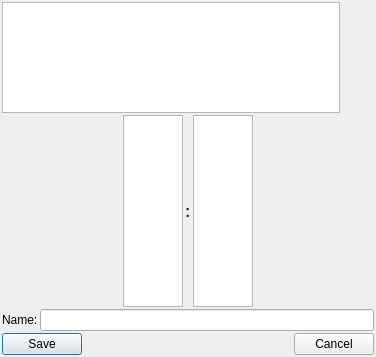
<?xml version="1.0" encoding="UTF-8"?>
<ui version="4.0">
 <class>CTimerManager</class>
 <widget class="QDialog" name="CTimerManager">
  <property name="geometry">
   <rect>
    <x>0</x>
    <y>0</y>
    <width>376</width>
    <height>357</height>
   </rect>
  </property>
  <property name="windowTitle">
   <string>Timer</string>
  </property>
  <layout class="QVBoxLayout" name="verticalLayout_2">
   <property name="spacing">
    <number>2</number>
   </property>
   <property name="leftMargin">
    <number>2</number>
   </property>
   <property name="topMargin">
    <number>2</number>
   </property>
   <property name="rightMargin">
    <number>2</number>
   </property>
   <property name="bottomMargin">
    <number>2</number>
   </property>
   <item>
    <layout class="QHBoxLayout" name="horizontalLayout_4">
     <item>
      <widget class="QTreeWidget" name="m_timers">
       <property name="font">
        <font>
         <family>Georgia</family>
         <pointsize>12</pointsize>
        </font>
       </property>
       <property name="toolTip">
        <string>Timer list</string>
       </property>
       <property name="rootIsDecorated">
        <bool>false</bool>
       </property>
       <property name="uniformRowHeights">
        <bool>true</bool>
       </property>
       <property name="headerHidden">
        <bool>true</bool>
       </property>
       <property name="columnCount">
        <number>2</number>
       </property>
       <attribute name="headerVisible">
        <bool>false</bool>
       </attribute>
       <attribute name="headerMinimumSectionSize">
        <number>100</number>
       </attribute>
       <attribute name="headerStretchLastSection">
        <bool>false</bool>
       </attribute>
       <column>
        <property name="text">
         <string notr="true">1</string>
        </property>
       </column>
       <column>
        <property name="text">
         <string notr="true">2</string>
        </property>
       </column>
      </widget>
     </item>
     <item>
      <layout class="QVBoxLayout" name="verticalLayout">
       <item>
        <widget class="QToolButton" name="m_add">
         <property name="toolTip">
          <string>Add a new timer</string>
         </property>
         <property name="icon">
          <iconset resource="icons.qrc">
           <normaloff>:/icons/plus.png</normaloff>:/icons/plus.png</iconset>
         </property>
         <property name="iconSize">
          <size>
           <width>24</width>
           <height>24</height>
          </size>
         </property>
         <property name="autoRaise">
          <bool>true</bool>
         </property>
        </widget>
       </item>
       <item>
        <widget class="QToolButton" name="m_rep">
         <property name="toolTip">
          <string>Change the selected timer</string>
         </property>
         <property name="icon">
          <iconset resource="icons.qrc">
           <normaloff>:/icons/reset.png</normaloff>:/icons/reset.png</iconset>
         </property>
         <property name="iconSize">
          <size>
           <width>24</width>
           <height>24</height>
          </size>
         </property>
         <property name="autoRaise">
          <bool>true</bool>
         </property>
        </widget>
       </item>
       <item>
        <widget class="QToolButton" name="m_rem">
         <property name="toolTip">
          <string>Remove the selected timer</string>
         </property>
         <property name="icon">
          <iconset resource="icons.qrc">
           <normaloff>:/icons/minus.png</normaloff>:/icons/minus.png</iconset>
         </property>
         <property name="iconSize">
          <size>
           <width>24</width>
           <height>24</height>
          </size>
         </property>
         <property name="autoRaise">
          <bool>true</bool>
         </property>
        </widget>
       </item>
      </layout>
     </item>
    </layout>
   </item>
   <item>
    <layout class="QHBoxLayout" name="horizontalLayout">
     <item>
      <spacer name="horizontalSpacer_2">
       <property name="orientation">
        <enum>Qt::Horizontal</enum>
       </property>
       <property name="sizeHint" stdset="0">
        <size>
         <width>40</width>
         <height>20</height>
        </size>
       </property>
      </spacer>
     </item>
     <item>
      <widget class="QListWidget" name="m_m">
       <property name="sizePolicy">
        <sizepolicy hsizetype="Expanding" vsizetype="Minimum">
         <horstretch>0</horstretch>
         <verstretch>0</verstretch>
        </sizepolicy>
       </property>
       <property name="maximumSize">
        <size>
         <width>60</width>
         <height>16777215</height>
        </size>
       </property>
       <property name="font">
        <font>
         <family>Georgia</family>
         <pointsize>14</pointsize>
        </font>
       </property>
       <property name="toolTip">
        <string>Minutes</string>
       </property>
       <property name="verticalScrollBarPolicy">
        <enum>Qt::ScrollBarAlwaysOff</enum>
       </property>
       <property name="horizontalScrollBarPolicy">
        <enum>Qt::ScrollBarAlwaysOff</enum>
       </property>
       <property name="selectionMode">
        <enum>QAbstractItemView::NoSelection</enum>
       </property>
      </widget>
     </item>
     <item>
      <widget class="QLabel" name="label_2">
       <property name="font">
        <font>
         <family>Georgia</family>
         <pointsize>14</pointsize>
        </font>
       </property>
       <property name="text">
        <string>:</string>
       </property>
      </widget>
     </item>
     <item>
      <widget class="QListWidget" name="m_s">
       <property name="sizePolicy">
        <sizepolicy hsizetype="Expanding" vsizetype="Minimum">
         <horstretch>0</horstretch>
         <verstretch>0</verstretch>
        </sizepolicy>
       </property>
       <property name="maximumSize">
        <size>
         <width>60</width>
         <height>16777215</height>
        </size>
       </property>
       <property name="font">
        <font>
         <family>Georgia</family>
         <pointsize>14</pointsize>
        </font>
       </property>
       <property name="toolTip">
        <string>Secondes</string>
       </property>
       <property name="verticalScrollBarPolicy">
        <enum>Qt::ScrollBarAlwaysOff</enum>
       </property>
       <property name="horizontalScrollBarPolicy">
        <enum>Qt::ScrollBarAlwaysOff</enum>
       </property>
       <property name="selectionMode">
        <enum>QAbstractItemView::NoSelection</enum>
       </property>
      </widget>
     </item>
     <item>
      <spacer name="horizontalSpacer_3">
       <property name="orientation">
        <enum>Qt::Horizontal</enum>
       </property>
       <property name="sizeHint" stdset="0">
        <size>
         <width>40</width>
         <height>20</height>
        </size>
       </property>
      </spacer>
     </item>
    </layout>
   </item>
   <item>
    <layout class="QHBoxLayout" name="horizontalLayout_3">
     <item>
      <widget class="QLabel" name="label">
       <property name="text">
        <string>Name:</string>
       </property>
      </widget>
     </item>
     <item>
      <widget class="QLineEdit" name="m_name">
       <property name="toolTip">
        <string>Timer name</string>
       </property>
      </widget>
     </item>
    </layout>
   </item>
   <item>
    <layout class="QHBoxLayout" name="horizontalLayout_2">
     <item>
      <widget class="QPushButton" name="m_start">
       <property name="toolTip">
        <string>Start the timers</string>
       </property>
       <property name="text">
        <string>Save</string>
       </property>
      </widget>
     </item>
     <item>
      <spacer name="horizontalSpacer">
       <property name="orientation">
        <enum>Qt::Horizontal</enum>
       </property>
       <property name="sizeHint" stdset="0">
        <size>
         <width>188</width>
         <height>20</height>
        </size>
       </property>
      </spacer>
     </item>
     <item>
      <widget class="QPushButton" name="m_cancel">
       <property name="toolTip">
        <string>Cancel</string>
       </property>
       <property name="text">
        <string>Cancel</string>
       </property>
      </widget>
     </item>
    </layout>
   </item>
  </layout>
 </widget>
 <resources>
  <include location="icons.qrc"/>
 </resources>
 <connections/>
</ui>
